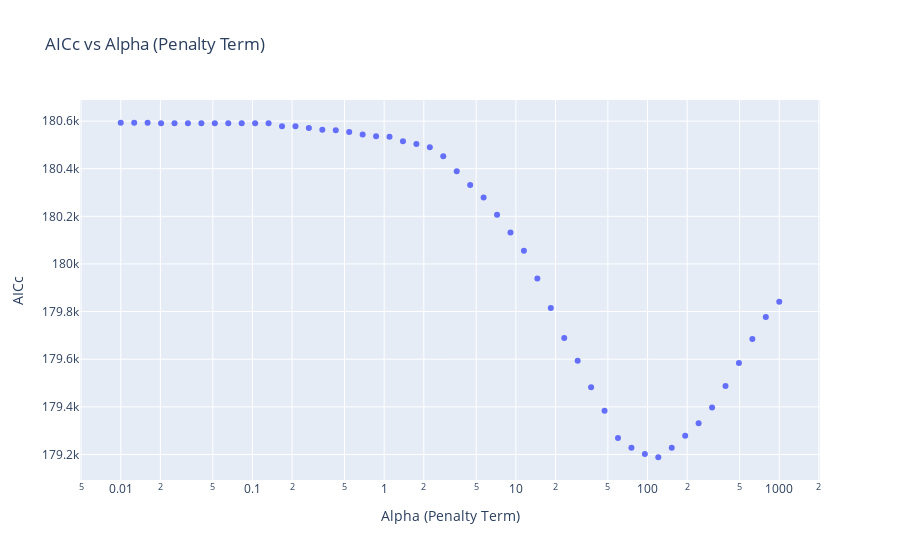

Source (notebook cell):
### Code cell
fig = px.scatter(x=alphas, y=aiccs, log_x=True,
                 title='AICc vs Alpha (Penalty Term)',
                 labels={'x': 'Alpha (Penalty Term)', 'y': 'AICc'})

# Show the interactive plot
fig.show()

### Figure 1 — Plotly figure (JSON) as saved in the notebook; plotly's stock layout.template omitted (floating-point values rounded to 4 significant figures)
{"data": [{"hovertemplate": "Alpha (Penalty Term)=%{x}<br>AICc=%{y}<extra></extra>", "legendgroup": "", "marker": {"color": "#636efa", "symbol": "circle"}, "mode": "markers", "name": "", "orientation": "v", "showlegend": false, "type": "scatter", "x": [0.01, 0.01265, 0.016, 0.02024, 0.0256, 0.03237, 0.04095, 0.05179, 0.06551, 0.08286, 0.1048, 0.1326, 0.1677, 0.2121, 0.2683, 0.3393, 0.4292, 0.5429, 0.6866, 0.8685, 1.099, 1.389, 1.758, 2.223, 2.812, 3.556, 4.498, 5.69, 7.197, 9.103, 11.51, 14.56, 18.42, 23.3, 29.47, 37.28, 47.15, 59.64, 75.43, 95.41, 120.7, 152.6, 193.1, 244.2, 308.9, 390.7, 494.2, 625.1, 790.6, 1000.0], "xaxis": "x", "y": [180600.0, 180600.0, 180600.0, 180600.0, 180600.0, 180600.0, 180600.0, 180600.0, 180600.0, 180600.0, 180600.0, 180600.0, 180600.0, 180600.0, 180600.0, 180600.0, 180600.0, 180600.0, 180500.0, 180500.0, 180500.0, 180500.0, 180500.0, 180500.0, 180500.0, 180400.0, 180300.0, 180300.0, 180200.0, 180100.0, 180100.0, 179900.0, 179800.0, 179700.0, 179600.0, 179500.0, 179400.0, 179300.0, 179200.0, 179200.0, 179200.0, 179200.0, 179300.0, 179300.0, 179400.0, 179500.0, 179600.0, 179700.0, 179800.0, 179800.0], "yaxis": "y"}], "layout": {"legend": {"tracegroupgap": 0}, "title": {"text": "AICc vs Alpha (Penalty Term)"}, "xaxis": {"anchor": "y", "domain": [0, 1], "title": {"text": "Alpha (Penalty Term)"}, "type": "log"}, "yaxis": {"anchor": "x", "domain": [0, 1], "title": {"text": "AICc"}}}}
